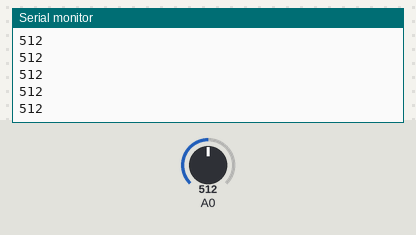
Recording of a sketch running on a simulated Arduino Uno, built with avr-gcc and run on an emulated ATmega328P. On the bench: the last lines printed to the serial monitor. The test bench sets the inputs (shaded band); at power-on: A0 = 512.

Above: at 1.2 s.
1.3 s: A0 set to 716
At 1.32 s:
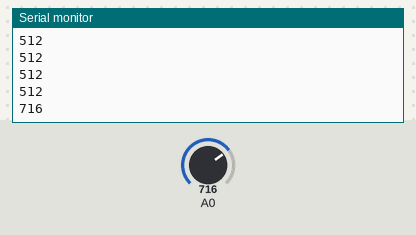
2.8 s: A0 set to 900
At 2.83 s:
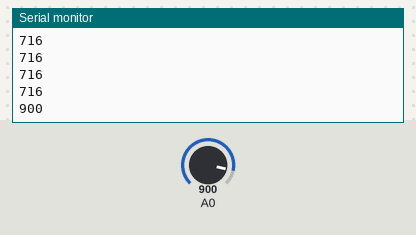
Timing chart, 0 to 5.8 s (numbered marks = the images above; inputs shaded):
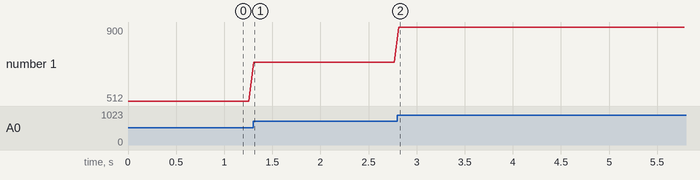

The sketch:

PotPong.ino
```cpp
void setup() {
  pinMode(0,INPUT);     // Set pin 0 to be an input
  Serial.begin(9600);   // Start up serial communication at 9600 speed
}

void loop() {
  int reading = analogRead(0);    // Read the current value of the potentiometer
  Serial.println(reading);        // Send the value just read down the serial cable
  delay(50);                      // Wait for a short time, just to slow things a little
}
```

Measured:
- after the input at 1.3 s, the serial monitor: prints a new line at once (image 1)
- after the input at 2.8 s, the serial monitor: prints a new line at once (image 2)
- plotted number 1: 512 → 716 after the input at 1.3 s, 716 → 900 after the input at 2.8 s
